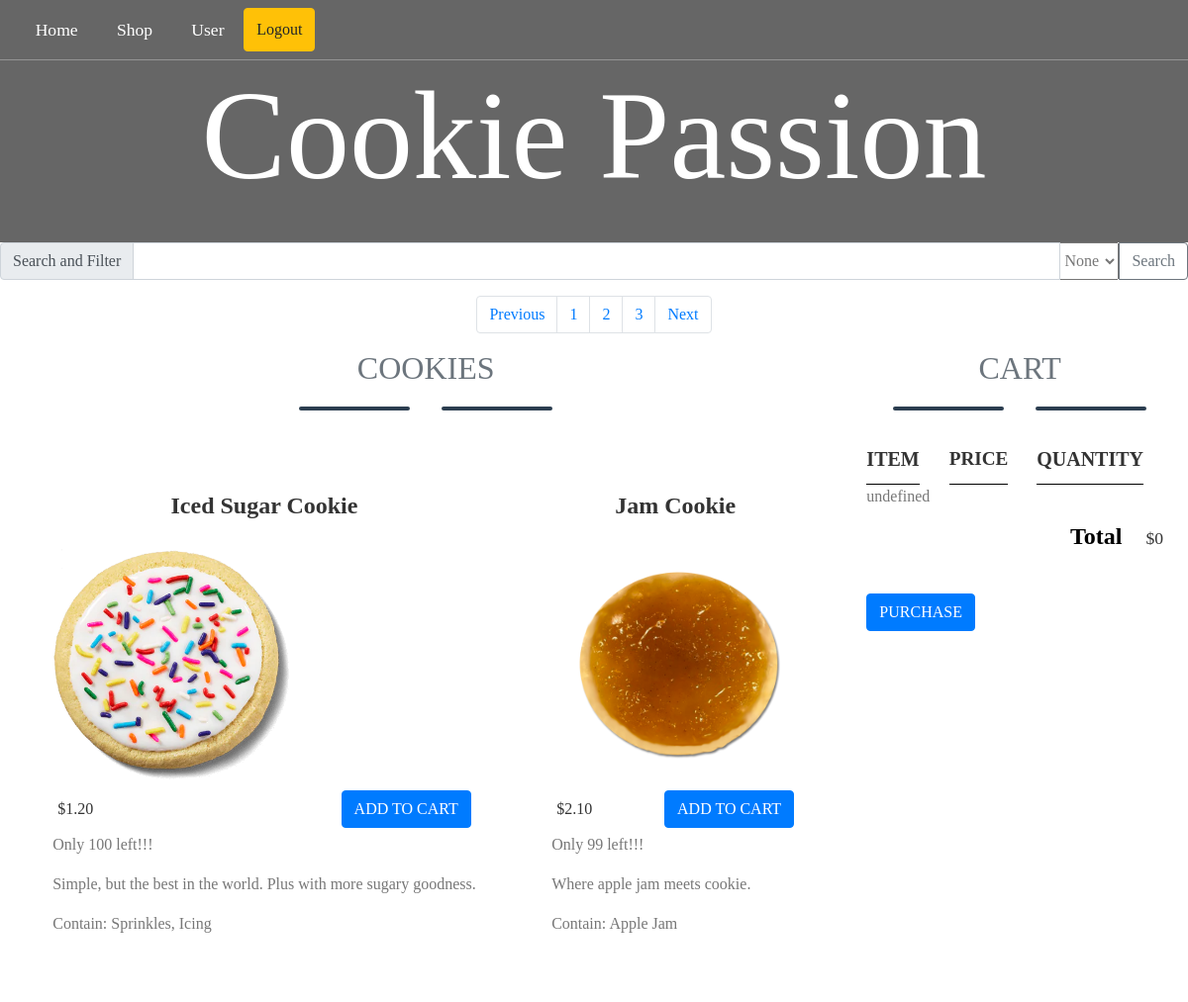
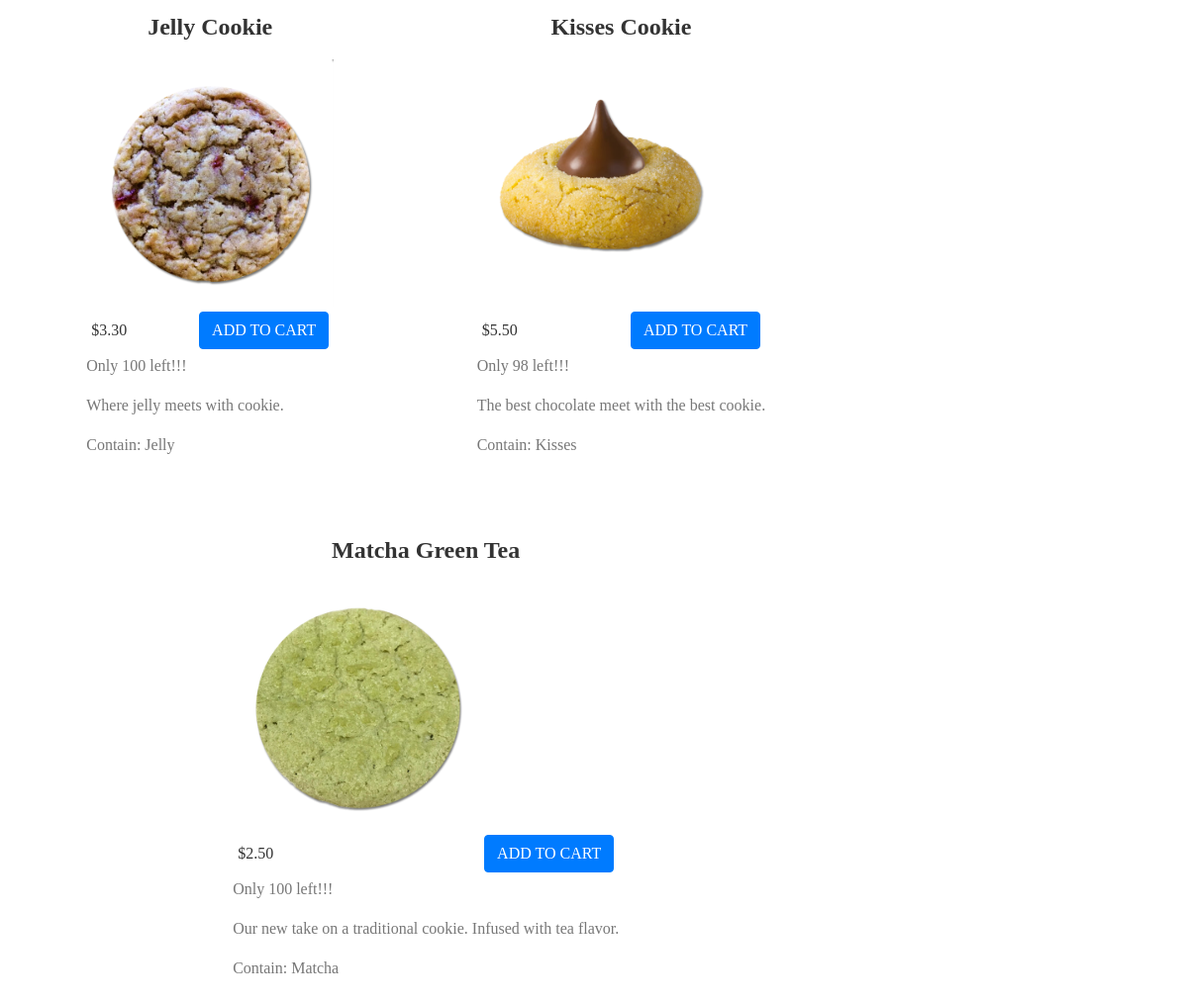
Page /project_browse.php?page=2 (signed in) on the committed database (2 pictures, top to bottom).
### tables this page shows
CREATE TABLE `cookie` (
  `id` int(11) NOT NULL,
  `name` varchar(50) NOT NULL,
  `description` text,
  `price` varchar(50) NOT NULL DEFAULT '0.00',
  `inventory` int(11) NOT NULL DEFAULT '0',
  `ingredients` text,
  `imageLocation` varchar(100) NOT NULL,
  `del` int(11) NOT NULL DEFAULT '1'
);

### lib/getProjectBrowse.php (called while the page is built, shortened)
<?php
function getCookieCount() {
    try {
        $db = new PDO(DSN, DB_USER, DB_PASSWORD);
    } catch (PDOException $e) {
        exit();
    }
    if (isset($_POST["search"])) {
        $data1=$_POST["search"];
    }
    else if(isset($_SESSION["searchTermSaved"])) {
        $data1=$_SESSION["searchTermSaved"];
    }
	else {
        $data1='';
    }
    if (isset($_POST['filter_price'])) {
        $data2=$_POST['filter_price'];
    }
    else if(isset($_SESSION["filter_priceSaved"])) {
        $data2=$_SESSION["filter_priceSaved"];
    }
    else {
        $data2='';
    }
    $query = "select * from cookie
        where (name like '%$data1%' or description like '%$data1%')
        and del = 1
        and inventory >= 0";
    $statement = $db->prepare($query);
    $statement->execute();
    $cookieCountList = $statement->fetchAll();
    return $cookieCountList;
}
function getAllCookie() {
    try {
        $db = new PDO(DSN, DB_USER, DB_PASSWORD);
    } catch (PDOException $e) {
        exit();
    }
    if (isset($_GET["page"])) {
        $page  = $_GET["page"];
    }
    else {
        $page = 1;
        $_GET["page"] = 1;
    }
    if (isset($_POST["search"])) {
        $data1=$_POST["search"];
        $page = 1;
        $_GET["page"] = 1;
        $_SESSION["searchTermSaved"] = $data1;
    }
    else if(isset($_SESSION["searchTermSaved"])) {
        $data1=$_SESSION["searchTermSaved"];
    }
	else {
        $data1='';
    }
    if (isset($_POST['filter_price'])) {
        $data2=$_POST['filter_price'];
        $page = 1;
        $_GET["page"] = 1;
        $_SESSION["filter_priceSaved"] = $data2;
    }
    else if(isset($_SESSION["filter_priceSaved"])) {
        $data2=$_SESSION["filter_priceSaved"];
    }
    else {
        $data2='';
    }
    $results_per_page = 5;
    $start_from = ($page-1) * $results_per_page;
    $query = "select * from cookie
        where (name like '%$data1%' or description like '%$data1%')
        and del = 1
        and inventory >= 0
        order by name asc limit $start_from, ".$results_per_page;
    $statement = $db->prepare($query);
    $statement->execute();
    $cookieList = $statement->fetchAll();
    return $cookieList;
}
?>

### project_browse.php (the view, shortened to what this page needs)
<?php
    require("lib/getProjectBrowse.php");
    $cookieList = getAllCookie();
    $results_per_page = 5;
    $cookieCountList = getCookieCount();
    $total_pages = ceil(count($cookieCountList) / $results_per_page);
?>
<!DOCTYPE html>
<html>
<head>
    <link rel="stylesheet" href="css/styles.css" />
    <link rel="stylesheet" href="https://cdn.jsdelivr.net/npm/bootstrap@4.5.3/dist/css/bootstrap.min.css">
</head>
<body>
    <?php
    include("headerNavbar.php");
    ?>
    <form action="#" method="post">
    <div class="input-group mb-3">
        <div class="input-group-prepend">
            <span class="input-group-text" id="inputGroup-sizing-lg">Search and Filter</span>
        </div>
        <?php
            echo '<input id="search1" type="text" name="search" class="form-control" style="width: 50%;"';
            if (isset($_SESSION["searchTermSaved"])) {
                echo 'value="', $_SESSION["searchTermSaved"], '"';
            }
            echo '/>';
        ?>
        <div class="input-group-append">
        <select id="search2" name="filter_price" placeholder="price">
            <?php
                echo '<option value=""';
                if (!isset($_SESSION["filter_priceSaved"])) {
                    echo 'selected="selected"';
                }
                echo '>None</option>';
            ?>
        </select>
		<input type="submit" id="submit" value="Search" name="searchsubmit" class="btn btn-outline-secondary">
        </div>
    </div>
	</form>
    <?php
        if (isset($_GET["page"])) {
            $page  = $_GET["page"];
        }
        echo '<nav> <ul class="pagination justify-content-center">';
        echo "<li class='page-item";
        if ($page <= 1){
            echo ' disabled';
        }
        $tempPageVar = $page - 1;
        echo "'><a class='page-link' href='project_browse.php?page=".$tempPageVar."'>Previous</a></li>";
        for ($i=1; $i<=$total_pages; $i++) {
            echo "<li class='page-item'><a class='page-link' href='project_browse.php?page=", $i, "'>", $i;
            echo '</a></li>';
        };
        echo "<li class='page-item";
        if ($page >= $total_pages){
            echo ' disabled';
        }
        $tempPageVar = $page + 1;
        echo "'><a class='page-link' href='project_browse.php?page=".$tempPageVar."'>Next</a></li>";
        echo '</ul></nav>';
    ?>
    <table>
        <tr>
        <td class="container browse-section">
            <h2 class="page-section-heading text-center text-uppercase text-secondary mb-0" >COOKIES</h2>
            <div class="divider-custom">
                <div class="divider-custom-line"></div>
                <div class="divider-custom-line"></div>
            </div>
            <br />
            <div class="shop-items">
                <?php
                    foreach ($cookieList as $cookie) {
                        echo "<div class='shop-item' id=", $cookie['id'], ">";
                        echo "<span class='shop-item-title' id=", $cookie['id'], ">", $cookie['name'], "</span>";
                        echo "<img class='shop-item-image' src=", $cookie['imageLocation'], ">";
                        echo "<div class='shop-item-details'>";
                        echo "<span class='shop-item-price'>$", $cookie['price'], "</span>";
                        if($cookie['inventory'] <= 0) {
                            echo '<button type="button" class="btn btn-secondary btn-lg" disabled>Out of Stock</button>';
                        }
                        else {
                            echo "<button class='btn btn-primary shop-item-button' type='button'>ADD TO CART</button>";
                        }
                        echo "</div>";
                        if($cookie['inventory'] <= 0) {
                            echo "<p>Out of Stock!!!</p>";
                        }
                        else {
                            echo "<p id='", $cookie['inventory'], "' class='shop-item-inventory'>", "Only ", $cookie['inventory'], " left!!!</p>";
                        }
                        if ($cookie['description']) {
                            echo "<p>", $cookie['description'], "</p>";
                        }
                        if ($cookie['ingredients']) {
                            echo "<p>", "Contain: ", $cookie['ingredients'], "</p>";
                        }
                        echo "</div>";
                    }
                ?>
            </div>
        </td >
        <td  class="container cart-section">
                <h2 class="page-section-heading text-center text-uppercase text-secondary mb-0" >CART</h2>
                <div class="divider-custom">
                    <div class="divider-custom-line"></div>
                    <div class="divider-custom-line"></div>
                </div>
            <div class="cart-row">
                <span class="cart-item cart-header cart-column">ITEM</span>
                <span class="cart-price cart-header cart-column">PRICE</span>
                <span class="cart-quantity cart-header cart-column">QUANTITY</span>
            </div>
            <div class="cart-items">
            </div>
            <div class="cart-total">
                <strong class="cart-total-title">Total</strong>
                <span class="cart-total-price">$0</span>
            </div>
            <?php
            if (isset($_SESSION["privilege"]) && isset($_SESSION["userName"]) && isset($_SESSION["isMember"])) {
                if($_SESSION["isMember"]) {
                    echo '<button class="btn btn-primary btn-purchase" type="button">PURCHASE</button>';
                }
                else {
                    echo '<button class="btn btn-secondary btn-purchase" type="button" disabled>PURCHASE</button>';
                }
            }
            else {
                echo '<button class="btn btn-secondary btn-purchase" type="button" disabled>PURCHASE</button>';
            }
            ?>
        </td >
        </tr>
    </table>
</body>
</html>

### rows in the picture
cookie: name "Iced Sugar Cookie", imageLocation (picture), price "1.20", shows "ADD TO CART", inventory "100", description "Simple, but the best in the world. Plus with more sugary goodness.", ingredients "Sprinkles, Icing"
cookie: name "Jam Cookie", imageLocation (picture), price "2.10", shows "ADD TO CART", inventory "99", description "Where apple jam meets cookie.", ingredients "Apple Jam"
cookie: name "Jelly Cookie", imageLocation (picture), price "3.30", shows "ADD TO CART", inventory "100", description "Where jelly meets with cookie.", ingredients "Jelly"
cookie: name "Kisses Cookie", imageLocation (picture), price "5.50", shows "ADD TO CART", inventory "98", description "The best chocolate meet with the best cookie.", ingredients "Kisses"
cookie: name "Matcha Green Tea", imageLocation (picture), price "2.50", shows "ADD TO CART", inventory "100", description "Our new take on a traditional cookie. Infused with tea flavor.", ingredients "Matcha"
